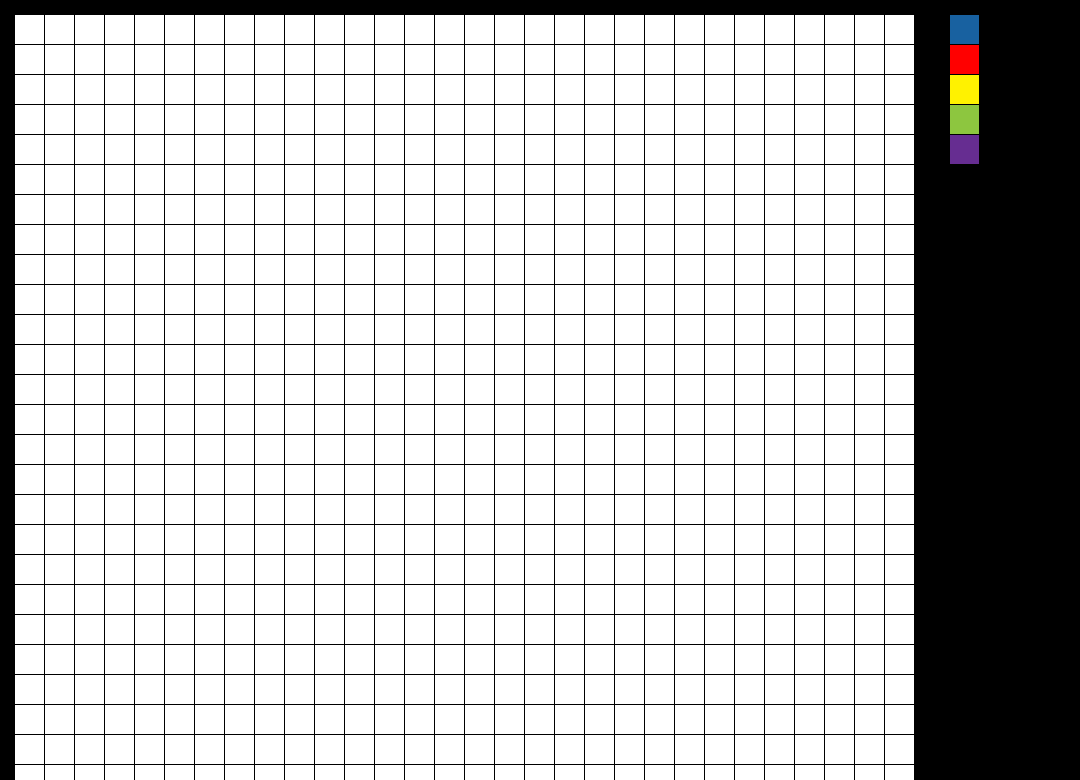
Frame 1 (no input)
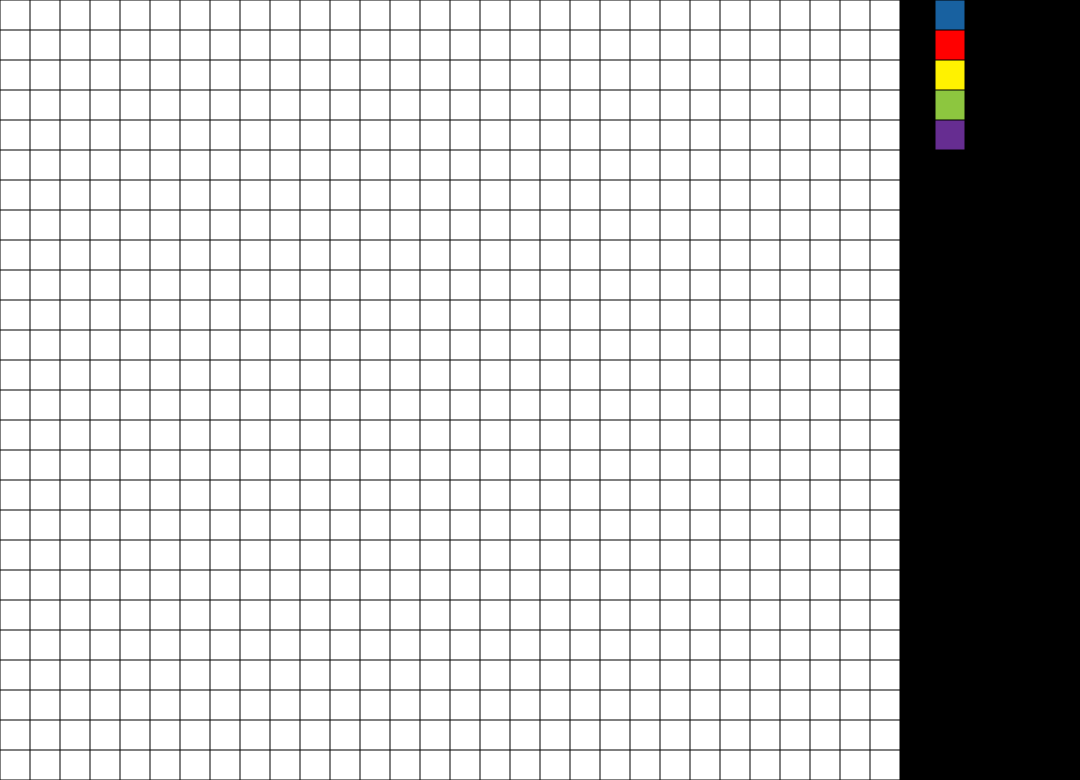
Frame 60 (no input)
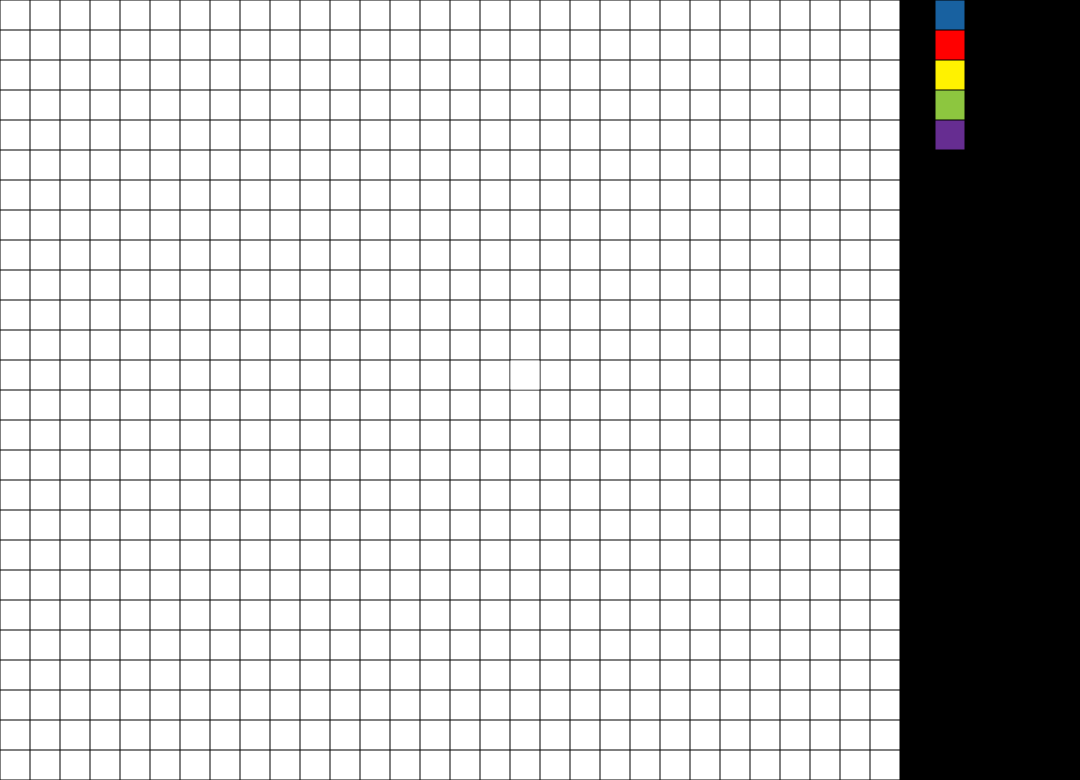
Frame 120 (the mouse pressed at the canvas centre since frame 60)

The p5.js sketch that drew these frames (run headless with seeded random() and noise() and a simulated clock; from frame 60 on, the mouse is pressed at the canvas centre):

// p5.js sketch
// ── sketch.js
var squareSystem;
var gap = 30;
var r = 0;
var g = 0;
var b = 0;
var t = 0;
var isButtonPressed = false;
var isButtonPressed2 = false;
var isButtonPressed3 = false;
var isButtonPressed4 = false;
var isButtonPressed5 = false;
var squares = [];
var numOfParticles = 100;
var squareIndex = 0;
var red;
var blue;
var yellow;
var green;
var purple;
var selectedColor;

function setup(){
    createCanvas(1080,780);
    noStroke();
    squareSystem = new SquareSystem;
    squareSystem.setup(gap);
    selectedColor = color(255, 255, 255);
    red = color(255, 0, 0);
    blue = color(24,97,160);
    yellow = color (255,242,0);
    green = color (141,198,63);
    purple = color (102,45,145);
  
}


function draw(){
  	background(0);
    
    fill(blue);
    rect(950, 15, 29, 29);
    
    fill(red);
    rect(950, 45, 29, 29);
    
    fill(yellow);
    rect(950, 75, 29, 29);

    fill(green);
    rect(950, 105, 29, 29);
    
    fill(purple);
    rect(950, 135, 29, 29);
    
    
    var square = squareSystem.findNearest(mouseX, mouseY);
  
  	fill(255);
    squareSystem.draw();
    


    rectMode(CENTER)    
    fill(selectedColor);
    if (square) {
        rect(square.myX,square.myY,29,29);
    }
    
    
    

}


function mouseClicked(){
    if (mouseX > 935 &&
      mouseX < 965 &&
      mouseY > 0 &&
      mouseY < 30){
        isButtonPressed = true;
        selectedColor = blue;
      }
    else if (mouseX > 935 &&
      mouseX < 965 &&
      mouseY > 30 &&
      mouseY < 60){
        isButtonPressed2 = true;
        selectedColor = red;
        
      } 
    else if (mouseX > 935 &&
      mouseX < 965 &&
      mouseY > 60 &&
      mouseY < 90){
        isButtonPressed3 = true;
        selectedColor = yellow;
        
      }
    else if (mouseX > 935 &&
      mouseX < 965 &&
      mouseY > 90 &&
      mouseY < 120){
        isButtonPressed4 = true;
        selectedColor = green;
        
      }
    else if (mouseX > 935 &&
      mouseX < 965 &&
      mouseY > 120 &&
      mouseY < 150){
        isButtonPressed5 = true;
        selectedColor = purple;
        
      }
    var square = squareSystem.findNearest(mouseX, mouseY);
    square.changeColor(selectedColor);
}



// ── square.js


function Square(){
	this.setup = function(x,y,size) {
		this.update(x,y);
		this.mySize = size;
        this.myColor = color(255, 255, 255);
        
        
	}

	this.update = function (x,y){
		this.myX = x;
		this.myY = y;
	}
    
    this.changeColor = function (color) {
        this.myColor = color;
    }
    

	this.draw= function(){
        
        fill(this.myColor);
        rect(this.myX, this.myY, this.mySize, this.mySize);    
        
        
	}
}
// ── squareSystem.js
function SquareSystem(){

	this.setup = function (gap){
		this.squares = [];
		var index = 0;
		this.size = 29;
		for (var y = 0; y< 780; y += gap){
			for (var x = 0; x< 900; x += gap){
				this.squares[index] = new Square();
				this.squares[index].setup (x+gap/2,y+gap/2,this.size);
				index++;
			}
		}

	}

	this.draw = function (){
        


		for (var i=0; i < this.squares.length; i++) {
			this.squares[i].draw();

		}
	}
    
    this.findNearest = function (x, y) {
        var nearestSqr;
        for (var i=0; i < this.squares.length; i++) {
            var diffX = Math.abs(x - (this.squares[i].myX + this.size/2));
            var diffY = Math.abs(y - (this.squares[i].myY + this.size/2));
            if (diffX < this.size && diffY < this.size) {
                nearestSqr = this.squares[i];
            }
        }
        return nearestSqr;
        

    }
}
